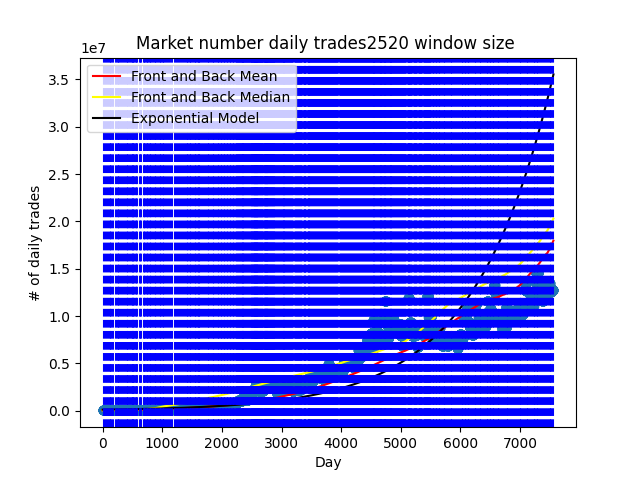

The script that saved this image:
import wrds
import pandas as pd
import numpy as np
import matplotlib.pyplot as plt
from sklearn.linear_model import LinearRegression 
import statsmodels.api as sm
from statsmodels.regression.rolling import RollingOLS
from sklearn.metrics import r2_score
import pickle
import os

def run_or_load_query(query, pickle_file='query_cache.pkl'):
    # Check if the pickle file exists and load the cached query and result
    if os.path.exists(pickle_file):
        with open(pickle_file, 'rb') as file:
            cached_query, cached_result = pickle.load(file)
        
        # If the query matches the cached query, return the cached result
        if query == cached_query:
            #print("loaded cached query")
            return cached_result

    # If the query is different, run it and cache the result
    #print("ran query online")
    db = wrds.Connection(wrds_username='humzahm')
    result = db.raw_sql(query, date_cols=['date'])

    # Cache the new query and result
    with open(pickle_file, 'wb') as file:
        pickle.dump((query, result), file)

    return result

    # Modified function for both average and median smoothing to adjust the window size symmetrically
def symmetric_smoothing(series, window, method='average'):
    # Extended series with NaNs for handling edge cases
    extended_series = pd.Series([np.nan] * window + series.tolist() + [np.nan] * window)
    
    # List to store the results
    results = []

    for i in range(len(series)):
        # Adjust the window size symmetrically
        actual_window_size = min(i, len(series) - i - 1, window)

        # Calculate the start and end indices for the adjusted window
        start_index = i + window - actual_window_size
        end_index = i + window + actual_window_size + 1

        # Extract the window values, ignoring NaNs
        window_values = extended_series[start_index:end_index].dropna()

        # Calculate the average or median based on the method
        if method == 'average':
            result = window_values.mean()
        else:  # 'median'
            result = window_values.median()
        
        results.append(result)

    return results

def get_event_month_blocks():
    start_date_data = '1987-01-01'
    start_date = '1990-01-01'
    end_date_data = '2022-12-31'
    end_date = '2019-12-31'

    STOCK_NAME = "Market"

    sql_query = f"""
    SELECT date, SUM(NUMTRD) AS "total daily trades" 
    FROM crsp.dsf
    WHERE date BETWEEN '{start_date_data}' AND '{end_date_data}'
    GROUP BY date
    ORDER BY date;
    """

    data = run_or_load_query(sql_query)

    #some trading days had 0, 1, or NaN, either bugs or not they mess stuff up
    data["total daily trades"].fillna(value=0)
    data = data[data["total daily trades"] > 1]

    data['month'] = data['date'].dt.strftime('%Y-%m')
    data['year'] = data['date'].dt.strftime('%Y')
    data['monthly avg trade'] = data.groupby("month")['total daily trades'].transform('mean')

    # Applying the function to a single column of the DataFrame
    window_size = 2520  # Change this value as needed
    data['trading moving average'] = np.exp(symmetric_smoothing(np.log(data['total daily trades']), window_size, method='average'))
    data['trading moving median'] = symmetric_smoothing(data['total daily trades'], window_size, method='average')

    data = data[data['date'] <= end_date]
    data = data[data['date'] >= start_date].reset_index(drop=True)

    plt.plot(data[['trading moving average']], color='red', label='Front and Back Mean')
    plt.plot(data[['trading moving median']], color='yellow', label='Front and Back Median')

    y_data = data['monthly avg trade']
    y_data_log = np.log(y_data)
    x_data = np.arange(1, y_data.shape[0]+1, 1).reshape(-1,1)

    lin_reg = LinearRegression()
    lin_reg.fit(x_data, y_data_log)
            
    # Generate points for plotting the linear regression line in log scale
    y_model_log = lin_reg.predict(x_data)
    y_model = np.exp(y_model_log)

    plt.scatter(x_data, y_data)
    plt.plot(x_data, y_model, color="black", zorder=2, label='Exponential Model')

    plt.ylabel("# of daily trades")
    plt.xlabel("Day")

    plt.title(STOCK_NAME + " number daily trades" + str(window_size) + " window size ")
    plt.legend()

    normalized_trading = (y_data / y_model).to_numpy()

    trading_moving_average = (data['total daily trades'] / data['trading moving average']).to_numpy()

    trading_moving_median = (data['total daily trades'] / data['trading moving median']).to_numpy()

    normalized_trading_scaled = normalized_trading * normalized_trading.shape[0]/np.sum(normalized_trading)
    normalized_trading_scaled_2 = trading_moving_average * trading_moving_average.shape[0]/np.sum(trading_moving_average)
    normalized_trading_scaled_3 = trading_moving_median * trading_moving_median.shape[0]/np.sum(trading_moving_median)

    """PICK WHICH ONE I WANT -> no comment, exponential, #2, average, #3, median"""
    normalized_trading_scaled = normalized_trading_scaled_2 #mean

    num_events = len(data.groupby('month')['total daily trades'].sum())
    normalized_days_per_month = np.sum(normalized_trading_scaled)/(num_events) #equal to days per month
    new_blocks = np.empty(num_events, dtype=int)
    event_month_lengths = np.empty(num_events)
    current_sum = 0 
    counter = 0
    othercounter = 0 
    for i in range(normalized_trading_scaled.size):
        current_sum += normalized_trading_scaled[i]
        othercounter += 1
        if(current_sum > normalized_days_per_month):
            current_sum -= normalized_days_per_month 
            new_blocks[counter] = i
            event_month_lengths[counter] = othercounter
            counter += 1
            othercounter = 0
            plt.axvline(x=i, color='b', linestyle='--')
    #last one is end 
    new_blocks[-1] = normalized_trading_scaled.size-1
    event_month_lengths[-1] = num_events*normalized_days_per_month - np.sum(event_month_lengths[:-1])
    plt.savefig("total_market_trades.png")
    plt.figure()
    first_last_pairs_array_event_months = np.empty(num_events, dtype=object)
    first_last_pairs_time_months = []

    for month in data['month'].unique():
        # Filtering the data for the current month
        monthly_data = data[data['date'].dt.to_period('M') == month]
        
        # Getting the first and last date of the month
        #first_date = monthly_data['date'].iloc[0].strftime('%Y-%m-%d')
        #last_date = monthly_data['date'].iloc[-1].strftime('%Y-%m-%d')
        first_date = monthly_data['date'].iloc[0]
        last_date = monthly_data['date'].iloc[-1]

        # Adding the pair to the list
        first_last_pairs_time_months.append([first_date, last_date])

    data['date'] = data['date'].dt.strftime('%Y-%m-%d')
# Iterating through the events to get the pairs
    for i in range(num_events):
        # Getting the first date for the current block
        first_date = data['date'][new_blocks[i - 1] + 1] if i > 0 else data['date'][0]

        # Getting the last date for the current block
        last_date = data['date'][new_blocks[i]] if i < num_events - 1 else data['date'].iloc[-1]

        # Storing the pair in the array
        first_last_pairs_array_event_months[i] = [first_date, last_date]
    
    

    # Converting the list of pairs to a 2D numpy array
    first_last_pairs_array_time_months = np.array(first_last_pairs_time_months)
    
    return first_last_pairs_array_event_months, first_last_pairs_array_time_months
